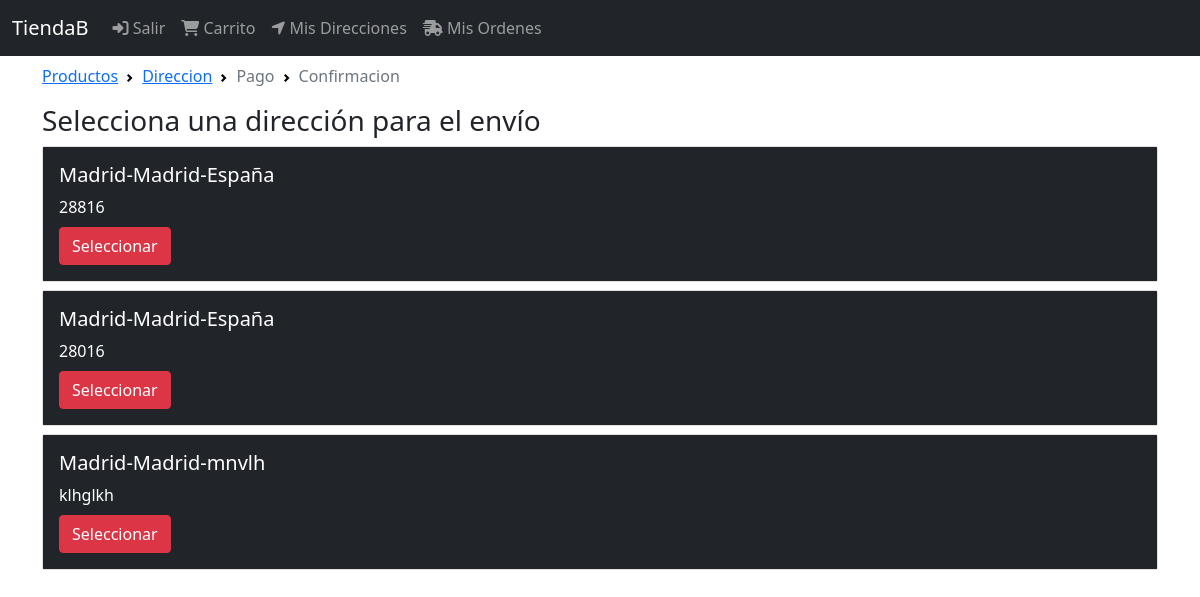
/orden/seleccionar/direccion (signed in), run on the app's committed database.
### DirEnvio/models.py (models this page shows, shortened)
class DireccionEnvio(models.Model):
    user = models.ForeignKey(User, null=False, blank=False, on_delete=models.CASCADE )
    line1 = models.CharField(max_length=300)
    line2 = models.CharField(max_length=300, blank=True)
    city = models.CharField(max_length=100)
    state = models.CharField(max_length=100)
    country = models.CharField(max_length=50)
    reference = models.CharField(max_length=300)
    postal_code = models.CharField(max_length=10, null=False, blank=False)
    default = models.BooleanField(default=False)
    created_at = models.DateTimeField(auto_now_add=True)
    @property
    def direccion(self):
        return '{}-{}-{}'.format(self.city, self.state, self.country)

### orden/views.py (the view)
# urls.py: path('seleccionar/direccion', views.select_direccion, name='select_direccion'),
@login_required(login_url='login')
def select_direccion(request):
    direccion_envios=request.user.direccionenvio_set.all()
    return render(request, 'orden/select_direccion.html',{
        'breadcrumb':breadcrumb(address=True),
        'direccion_envios':direccion_envios,
        })

### orden/utils.py (called while the page is built)
def breadcrumb(products=True, address=False, payment=False, confirmation=False):
    return [
        {'title':'Productos', 'active':products, 'url': reverse('orden')},
        {'title':'Direccion', 'active':address, 'url': reverse('direccion')},
        {'title':'Pago', 'active':payment, 'url': reverse('orden')},
        {'title':'Confirmacion', 'active':confirmation, 'url': reverse('orden')},
    ]

### Templates/orden/select_direccion.html
{% extends 'base.html' %}
{% block breadcrumb %}
{% include 'orden/snippets/breadcrumb.html' %}
{% endblock %}
{% block content %}
<div class='col'>
	<div class='h3'>
		Selecciona una dirección para el envío
	</div>
	<div class='mt-2'>
		{% for i in direccion_envios %}
		 <div class='card mb-2'>
		 <div class='card-body text-white bg-dark'>
		 <h5 class='card-title'>{{ i.direccion }}</h5>
		 <p class='card-title'>{{ i.postal_code }}</p>
		 <a class='btn btn-danger' href="{% url 'check_direccion' i.pk %}">Seleccionar</a>
		 </div>
		 </div>
		{% endfor %}
	</div>
</div>
{% endblock %}

### data on the page
DireccionEnvio: direccion "Madrid-Madrid-España", postal_code "28816"
DireccionEnvio: direccion "Madrid-Madrid-España", postal_code "28016"
DireccionEnvio: direccion "Madrid-Madrid-mnvlh", postal_code "klhglkh"

### other printed values
{{ item.title }} "Productos" "Direccion"
{{ item.title }} "Pago" "Confirmacion"
